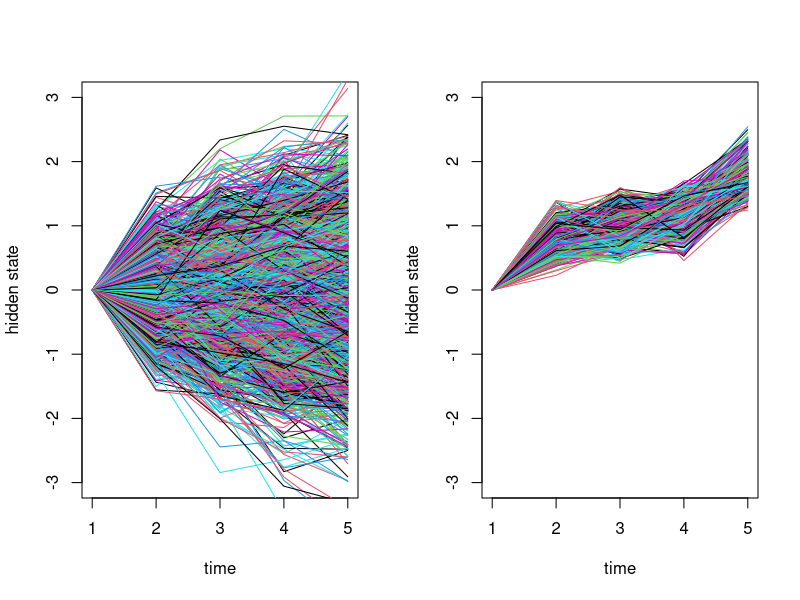
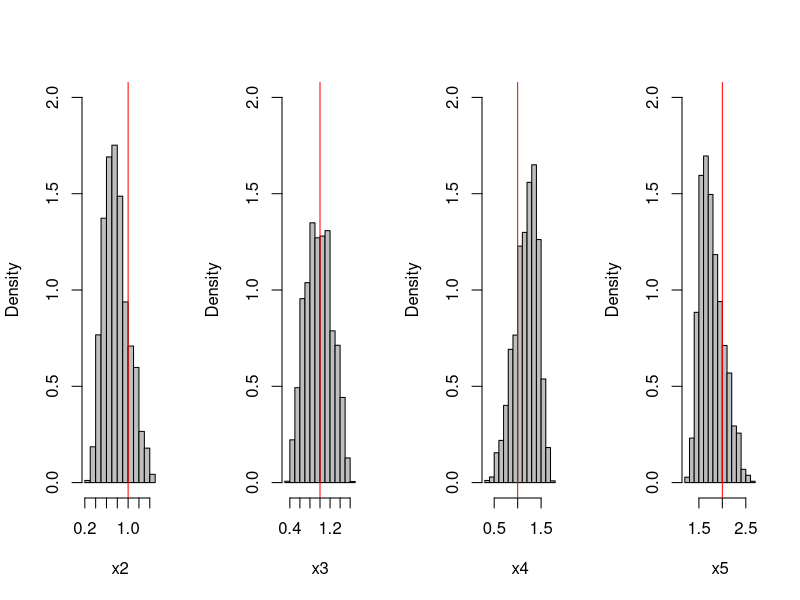
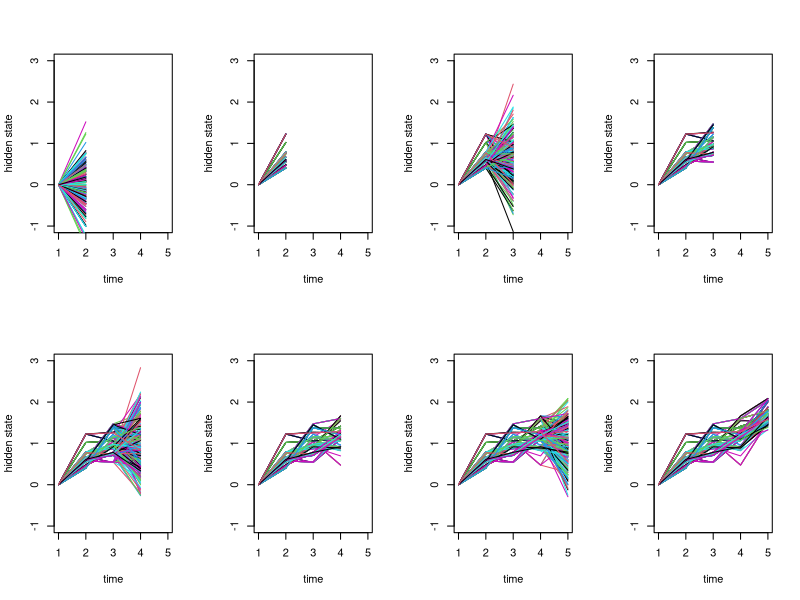
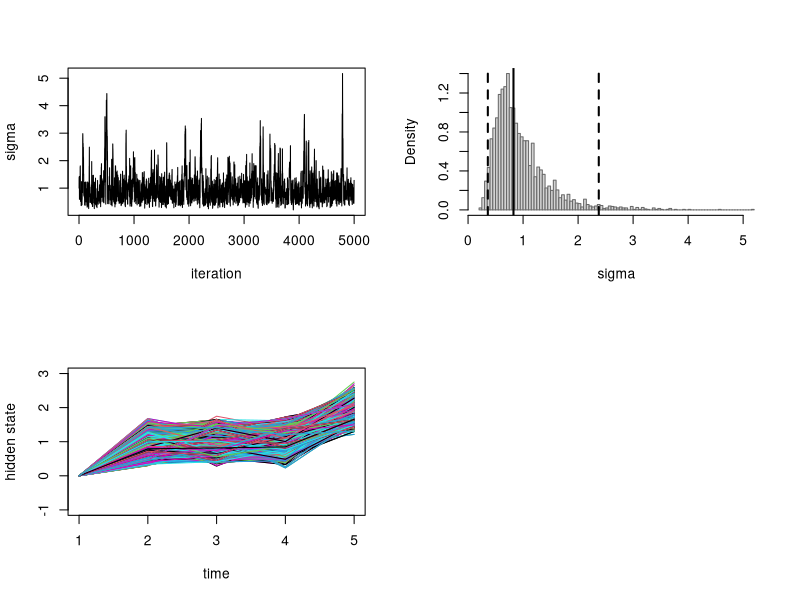

Generate these figures, in order, with R:
## ---- chunk 1
knitr::opts_chunk$set(echo = TRUE)
## ---- chunk 2
## Preparation
yt<-c(0,1,1,1,2) #observed data

set.seed(122018)

#SMC by the bootstrap filter
BF_sim<-function(yt,sig,merror,size){
  tlen<-length(yt)
  xt<-matrix(0,tlen,size)
  xt_prop<-matrix(0,tlen,size)
  avg_wt<-numeric(tlen)
  avg_wt[1]=1
  for(t in 2:tlen){
    xt_prop[t,]<-rnorm(size,xt[t-1,],sig) #proposal particles
    weights=pnorm(yt[t]+0.5,xt_prop[t,],merror)-pnorm(yt[t]-0.5,xt_prop[t,],merror) #weighted by p(yt|xt_prop)
    avg_wt[t]=sum(weights)/size
    if(sum(weights)==0)weights=weights+1 #marginal likelihood 0: avoid error in sample() below due to weights=0
    ind<-sample(size,size,replace=T,prob=weights) #resample
    xt[1:t,]=rbind(xt[1:(t-1),ind],xt_prop[t,ind])
    
  }
  return(list(xt=xt,xt_prop=xt_prop,avg_wt=avg_wt))
}

sig=0.5
merror=0.1
xt_prior<-apply(rbind(0,matrix(rnorm(10000,0,sig),4)),2,cumsum) #prior samples of xt
xt_BF<-BF_sim(yt,sig,merror,10000)
xt_posterior<-xt_BF$xt#posterior samples of x_t
xt_prop<-xt_BF$xt_prop
## ---- chunk 3
## Figure 1. Trajectories of x_t
par(mfrow=c(1,2))
matplot(xt_prior,type="l",lty=1,ylim=c(-3,3),ylab="hidden state",xlab="time")
matplot(xt_posterior[,1:500],type="l",lty=1,ylim=c(-3,3),main="",ylab="hidden state",xlab="time")
## ---- chunk 4
## Figure 2. Posterior distribution p(x|y)
par(mfrow=c(1,4),cex=1)
for(i in 2:5){
  hist(xt_posterior[i,],xlab=paste0("x",i),main="",breaks=15,col="gray",freq=F,ylim=c(0,2))
  abline(v=c(0,1,1,1,2)[i],col="red")
}


## ---- chunk 5
set.seed(122018)
xt_BF<-BF_sim(yt,sig,merror=0.1,200) #SMC
xt_posterior<-xt_BF$xt #posterior samples of xt
xt_prop<-xt_BF$xt_prop #proposed particles at each time step
## ---- chunk 6
## Figure 3. Sequential sampling of trajectories x
par(mfrow=c(2,4))
for(t in 2:5){ #plot trajectories
  matplot(rbind(xt_posterior[1:(t-1),],xt_prop[t,],matrix(NA,5-t,ncol(xt_posterior))),type="l",lty=1,ylim=c(-1,3),ylab="hidden state",xlab="time")
  matplot(rbind(xt_posterior[1:t,],matrix(NA,5-t,ncol(xt_posterior))),type="l",lty=1,ylim=c(-1,3),ylab="hidden state",xlab="time")
}

## ---- chunk 7
set.seed(122018)
tlen<-5 # total time steps
mcmclen<-5000 # Iterations in MCMC
nparticle<-200 # Particles used in SMC 
merror=0.1 #measurement error

# Initialise MCMC
sig_mcmc<-numeric(mcmclen) #sigma 
sig_mcmc[1]=1
ll<-numeric(mcmclen) #log-likelihood
ll[1]=-Inf
x_mcmc<-matrix(0,mcmclen,tlen) #x_t
prop_sd<-0.5 #sd of proposal distribution

# PMCMC
for(n in 2:mcmclen){
  sig_prop<-sig_mcmc[n-1]+rnorm(1,0,prop_sd)
  sig_prop=abs(sig_prop)
  BF<-BF_sim(yt,sig_prop,merror,nparticle)
  ll_prop<-sum(log(BF$avg_wt))
  prob_update<-min(1,exp(ll_prop-ll[n-1]))
  if(runif(1)<prob_update){
    sig_mcmc[n]=sig_prop
    x_mcmc[n,]=BF$xt[,sample(nparticle,1)]
    ll[n]=ll_prop
  }else{
    sig_mcmc[n]=sig_mcmc[n-1]
    x_mcmc[n,]=x_mcmc[n-1,]
    ll[n]=ll[n-1]
  }
}
## ---- chunk 8
## Figure 4. PMCMC results
par(mfrow=c(2,2))

# MCMC chain for sigma
plot(sig_mcmc,type="l",xlab="iteration",ylab="sigma")

# Posterior distribution for sigma
hist(sig_mcmc[-(1:1000)],breaks=100,freq=F,main="",xlab="sigma",border="dimgray")
# Median and 95% Credible intervals
abline(v=quantile(sig_mcmc[-(1:1000)],c(0.025,0.5,0.975)),lty=c(2,1,2),lwd=2,col=1)

# Posterior samples of X_1:5
matplot(t(x_mcmc[-(1:1000),]),type="l",lty=1,ylim=c(-1,3),ylab="hidden state",xlab="time")

